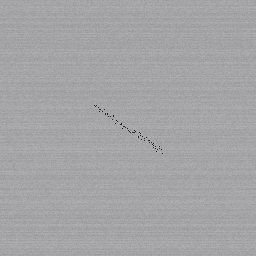
#> input picture data/keras_dataset/crack/specimen_01_crack.png, 256 x 256 px
$ python -i refinement.py   (imports and definitions only)
#> lines starting #> are read from the running program, lines starting #| are printed output that depends on the picture
### src/config.py
"""
Central Configuration Module for Vision-Based Defect Detection
==============================================================
Defines filesystem paths, taxonomy classes, image resolution standards,
and environmental augmentation parameters for industrial manufacturing inspection.
"""

from pathlib import Path
from typing import Dict, List, Tuple

# Base Project Root
PROJECT_ROOT: Path = Path(__file__).resolve().parent.parent

# Core Directory Hierarchy
DATA_RAW_DIR: Path = PROJECT_ROOT / "data" / "raw"
DATA_PROCESSED_DIR: Path = PROJECT_ROOT / "data" / "processed"
MODELS_DIR: Path = PROJECT_ROOT / "models"
OUTPUTS_DIR: Path = PROJECT_ROOT / "outputs"
NOTEBOOKS_DIR: Path = PROJECT_ROOT / "notebooks"

# Ensure runtime directories exist
for path in [DATA_RAW_DIR, DATA_PROCESSED_DIR, MODELS_DIR, OUTPUTS_DIR, NOTEBOOKS_DIR]:
    path.mkdir(parents=True, exist_ok=True)
#> further down, picture is the input picture: shape (256, 256, 3); mean B, G, R 166.7, 164.7, 164.7

# -----------------------------------------------------------------------------
# Defect Taxonomy and Class Mappings
# -----------------------------------------------------------------------------
# 0 = Normal/Pristine baseline, 1-6 = Specific Manufacturing Anomaly Classes
DEFECT_CLASSES: List[str] = [
    "normal",
    "crack",
    "scratch",
    "dent",
    "stain",
    "discoloration",
    "dimensional_irregularity",
]

CLASS_TO_IDX: Dict[str, int] = {cls_name: i for i, cls_name in enumerate(DEFECT_CLASSES)}
IDX_TO_CLASS: Dict[int, str] = {i: cls_name for i, cls_name in enumerate(DEFECT_CLASSES)}
NUM_CLASSES: int = len(DEFECT_CLASSES)

# Color palettes for bounding box & segmentation mask visualization (RGB format)
DEFECT_COLORS: Dict[str, Tuple[int, int, int]] = {
    "normal": (34, 197, 94),                   # Green
    "crack": (239, 68, 68),                    # Red
    "scratch": (249, 115, 22),                 # Orange
    "dent": (234, 179, 8),                     # Amber / Yellow
    "stain": (168, 85, 247),                   # Purple
    "discoloration": (59, 130, 246),           # Blue
    "dimensional_irregularity": (236, 72, 153), # Magenta / Pink
}

# -----------------------------------------------------------------------------
# Image and Processing Specifications
# -----------------------------------------------------------------------------
DEFAULT_IMAGE_SIZE: Tuple[int, int] = (256, 256)
IMAGE_CHANNELS: int = 3
DEFAULT_SEED: int = 42

# Dataset Split Ratios
TRAIN_RATIO: float = 0.70
VAL_RATIO: float = 0.15
TEST_RATIO: float = 0.15

# -----------------------------------------------------------------------------
# MVTec Anomaly Detection (AD) Specifications
# -----------------------------------------------------------------------------
# MVTec AD is the industry standard benchmark containing 15 categories (5 textures, 10 objects)
# Each category contains pristine 'good' training images and defective test images with pixel masks.
MVTEC_CATEGORIES: List[str] = [
    "bottle", "cable", "capsule", "carpet", "grid",
    "hazelnut", "leather", "metal_nut", "pill", "screw",
    "tile", "toothbrush", "transistor", "wood", "zipper"
]

# Official MVTec download mirror base URL
MVTEC_BASE_URL: str = "https://www.mydrive.ch/shares/38536/3830184030e49fe7474e85d91d0f122c/download"

### src/refinement.py
"""
Inspectra AI — Inspection Refinement & False-Positive Reduction Module
======================================================================
Industrial-grade false-positive and missed-detection reduction pipeline:

Requirements Implemented:
  1. Confidence-based dual filtering rule:
     Only flag a region/part as a defect if BOTH the anomaly detector AND
     the classifier agree above their respective thresholds.
  2. Morphological filtering (opening/closing):
     Applies mathematical morphology on the candidate defect mask to purge
     micro-noise speckles, glare artifacts, and sensor dust, enforcing a strict
     calibrated minimum area threshold.
  3. Ensemble / Test-Time Augmentation (TTA) voting mechanism:
     Executes multi-view inference across augmented perspectives (horizontal flip,
     vertical flip, slight rotations, 90-degree rotations), inverting predictions
     to canonical coordinates and confirming defects only when geometrically consistent.
  4. Borderline confidence logging & manual triage queue:
     Automatically identifies ambiguous predictions, model disagreements, and
     borderline confidence samples, routing them to a structured JSON audit ledger
     (outputs/manual_review_queue.json) for human quality engineer sign-off.
"""

from __future__ import annotations

import os
import sys
from pathlib import Path

# Prevent local src/ directory from shadowing standard library modules (e.g. src/inspect.py shadowing stdlib inspect)
_PROJECT_ROOT = Path(__file__).resolve().parent.parent
_project_root_str = str(_PROJECT_ROOT)
sys.path = [p for p in sys.path if Path(p).resolve().name != "src"]
if _project_root_str not in sys.path:
    sys.path.insert(0, _project_root_str)

import json
import time
import math
from datetime import datetime
from enum import Enum
from dataclasses import dataclass, field, asdict
from typing import Dict, List, Optional, Tuple, Union, Any, Callable

# NumPy import with graceful fallback
try:
    import numpy as np
    HAS_NUMPY = True
except ImportError:
    HAS_NUMPY = False
    class _NPStub:
        ndarray = Any
        float32 = float
        uint8 = int
    np = _NPStub()

# OpenCV import with graceful fallback
try:
    import cv2
    HAS_CV2 = True
except ImportError:
    HAS_CV2 = False
    cv2 = None

# PyTorch import with graceful fallback
try:
    import torch
    import torch.nn.functional as F
    HAS_TORCH = True
except ImportError:
    HAS_TORCH = False
    torch = None

from src.config import (
    DEFECT_CLASSES,
    CLASS_TO_IDX,
    IDX_TO_CLASS,
    DEFECT_COLORS,
    OUTPUTS_DIR,
    DEFAULT_IMAGE_SIZE,
)


# =============================================================================
# 1. Enums & Data Structures
# =============================================================================

class DecisionStatus(str, Enum):
    """Authoritative decision status after refinement filtering."""
    CONFIRMED_DEFECT = "CONFIRMED_DEFECT"
    CLEAN_PASS = "CLEAN_PASS"
    SUPPRESSED_FALSE_POSITIVE = "SUPPRESSED_FALSE_POSITIVE"
    MANUAL_REVIEW = "MANUAL_REVIEW"


@dataclass
class RefinementConfig:
    """Configuration parameters for false-positive reduction."""
    anomaly_threshold: float = 0.50          # Min reconstruction/anomaly score to flag defect
    classifier_threshold: float = 0.65       # Min softmax confidence for non-normal class
    borderline_low: float = 0.45             # Lower bound for human QA review window
    borderline_high: float = 0.70            # Upper bound for human QA review window
    morph_open_kernel: int = 3               # Structuring element size for opening (noise removal)
    morph_close_kernel: int = 5              # Structuring element size for closing (hole bridging)
    min_area_px: float = 25.0                # Minimum pixel area for genuine defect blob
    pixel_to_mm: float = 0.10                # Physical calibration ratio (mm per pixel)
    tta_vote_threshold: float = 0.60         # Minimum fraction of TTA views that must detect defect
    review_log_file: str = "manual_review_queue.json"


@dataclass
class ManualReviewRecord:
    """Record schema for audit queue logging."""
    sample_id: str
    timestamp: str
    predicted_class: str
    classifier_confidence: float
    anomaly_score: float
    review_reason: str
    tta_vote_ratio: float
    raw_blobs_count: int
    surviving_blobs_count: int
    total_area_px: float
    total_area_mm2: float
    decision: str
    recommended_action: str
    status: str = "PENDING_TRIAGE"


@dataclass
class RefinedInspectionResult:
    """Comprehensive output of the refinement pipeline."""
    sample_id: str
    final_decision: DecisionStatus
    is_defective: bool
    predicted_class: str
    confidence: float
    anomaly_score: float
    dual_agreement: bool
    agreement_reason: str
    raw_defect_area_px: int
    filtered_defect_area_px: int
    filtered_defect_area_mm2: float
    raw_blobs_count: int
    surviving_blobs_count: int
    purged_blobs_count: int
    tta_vote_ratio: float
    tta_consensus: bool
    tta_views_tested: int
    manual_review_required: bool
    review_reasons: List[str]
    bounding_boxes: List[Tuple[int, int, int, int]]
    raw_mask: Optional[Any] = None
    filtered_mask: Optional[Any] = None
    metadata: Dict[str, Any] = field(default_factory=dict)


# =============================================================================
# 2. Confidence-Based Dual Filtering Gate
# =============================================================================

class DualConfidenceGate:
    """
    Enforces the rule:
    Only flag a region / part as a defect if BOTH the anomaly detector AND
    the classifier agree above their respective thresholds.
    """

    def __init__(self, config: RefinementConfig):
        self.config = config

    # [58 lines left out: function evaluate, not called in this run]


# =============================================================================
# 3. Morphological Filtering & Connected Component Pruning
# =============================================================================

class MorphologicalDefectFilter:
    """
    Applies mathematical morphology (opening/closing) and connected-component
    pruning to eliminate high-frequency noise, speckles, and dust blobs.
    """

    def __init__(self, config: RefinementConfig):
        self.config = config

    # [85 lines left out: function filter_mask, not called in this run]


# =============================================================================
# 4. Test-Time Augmentation (TTA) Ensemble & Consistency Voting
# =============================================================================

class TestTimeAugmentationEngine:
    """
    Executes multi-view Test-Time Augmentation (TTA):
      1. Generates transformed perspectives: original, horizontal flip, vertical flip,
         slight rotation (+5 deg, -5 deg), 90-degree rotation.
      2. Inverts predicted masks/bounding coordinates back to canonical coordinate frame.
      3. Computes ensemble voting consensus. Defects are ONLY confirmed if detected
         consistently across multiple geometric views.
    """

    TRANSFORMS = [
        "original",
        "hflip",
        "vflip",
        "rot_plus_5",
        "rot_minus_5",
        "rot_90",
    ]

    def __init__(self, config: RefinementConfig):
        self.config = config

    # [113 lines left out: functions apply_transform, invert_mask, evaluate_tta_ensemble, not called in this run]


# =============================================================================
# 5. Borderline Confidence Logging & Manual Review Manager
# =============================================================================

class ManualReviewManager:
    """
    Identifies samples falling in ambiguous or high-risk decision regions
    and logs them into a JSON audit ledger for human QA engineering triage.
    """

    # [82 lines left out: functions __init__, check_borderline_criteria, log_record, get_pending_records, not called in this run]


# =============================================================================
# 6. Unified Inspection Refiner Pipeline
# =============================================================================

class InspectionRefiner:
    """
    Authoritative Refinement Engine combining:
      - Confidence-Based Dual Filtering Gate
      - Morphological Noise & Speckle Pruning
      - Test-Time Augmentation (TTA) Ensemble
      - Borderline Confidence Manual Review Logger
    """

    # [171 lines left out: functions __init__, refine_inspection, not called in this run]


# =============================================================================
# 7. Visualization & Industrial Refinement Scorecard Generator
# =============================================================================

def render_refinement_scorecard(
    image: np.ndarray,
    result: RefinedInspectionResult,
    save_path: Optional[Union[str, Path]] = None
) -> np.ndarray:
    """
    Generates a 4-panel visual scorecard of the refinement stages:
      [Panel 1] Raw Surface & Dual Confidence Agreement Gauge
      [Panel 2] Morphological Filtering (Raw Mask vs Cleaned Mask & Purged Blobs)
      [Panel 3] Test-Time Augmentation (TTA) Consistency Voting Grid
      [Panel 4] Authoritative Industrial Decision HUD with Physical CAD Overlay
    """
#> called with result = 'out.png'
    if not HAS_CV2 or not HAS_NUMPY or image is None:
        return np.zeros((512, 512, 3), dtype=np.uint8) if HAS_NUMPY else None

    h, w = image.shape[:2]
#> h = 256; w = 256
    quad_w, quad_h = 320, 320

    # Resize raw image for panels
    base_img = cv2.resize(image, (quad_w, quad_h))
    if len(base_img.shape) == 2:
        base_img = cv2.cvtColor(base_img, cv2.COLOR_GRAY2BGR)

    # -------------------------------------------------------------------------
    # Panel 1: Raw Surface + Dual Confidence Gate
    # -------------------------------------------------------------------------
    panel1 = base_img.copy()
    cv2.rectangle(panel1, (0, 0), (quad_w, 40), (20, 20, 25), -1)
    cv2.putText(panel1, "1. DUAL CONFIDENCE GATE", (8, 26), cv2.FONT_HERSHEY_SIMPLEX, 0.45, (0, 215, 255), 1)
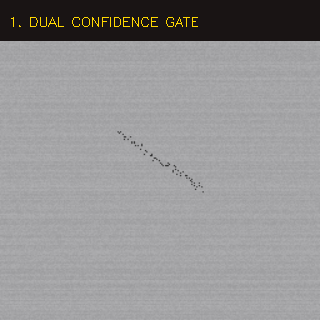
#> panel1: shape (320, 320, 3); mean B, G, R 147.8, 146.9, 147.7

    # Overlay agreement telemetry card
    gate_bg = np.zeros((100, quad_w - 16, 3), dtype=np.uint8)
    gate_bg[:] = (30, 30, 35)

#> (the run stopped early here; a loop or call above may not have finished)

$ run again, on data/keras_dataset/crack/specimen_highres_01_crack.png
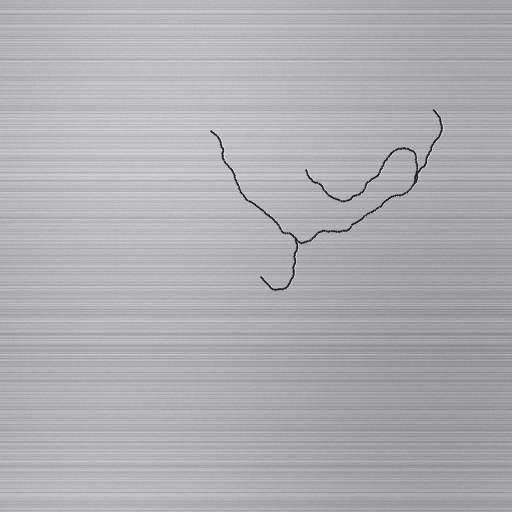
#> input picture data/keras_dataset/crack/specimen_highres_01_crack.png, 1024 x 1024 px (shown at 1/2 size)
#> picture is the input picture: shape (1024, 1024, 3); mean B, G, R 179.1, 175.1, 175.1
#> in render_refinement_scorecard, `base_img = cv2.resize(image, (quad_w, quad_h))`:
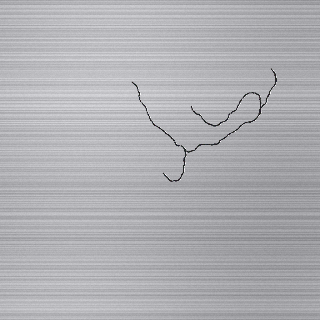
#> base_img: shape (320, 320, 3); mean B, G, R 179.4, 175.4, 175.4
#> in render_refinement_scorecard, `cv2.putText(panel1, "1. DUAL CONFIDENCE GATE", (8, 26), cv2.FONT_HERSH..`:
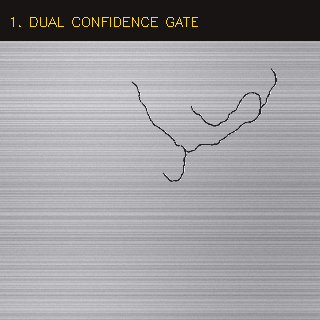
#> panel1: shape (320, 320, 3); mean B, G, R 158.4, 155.8, 156.6
